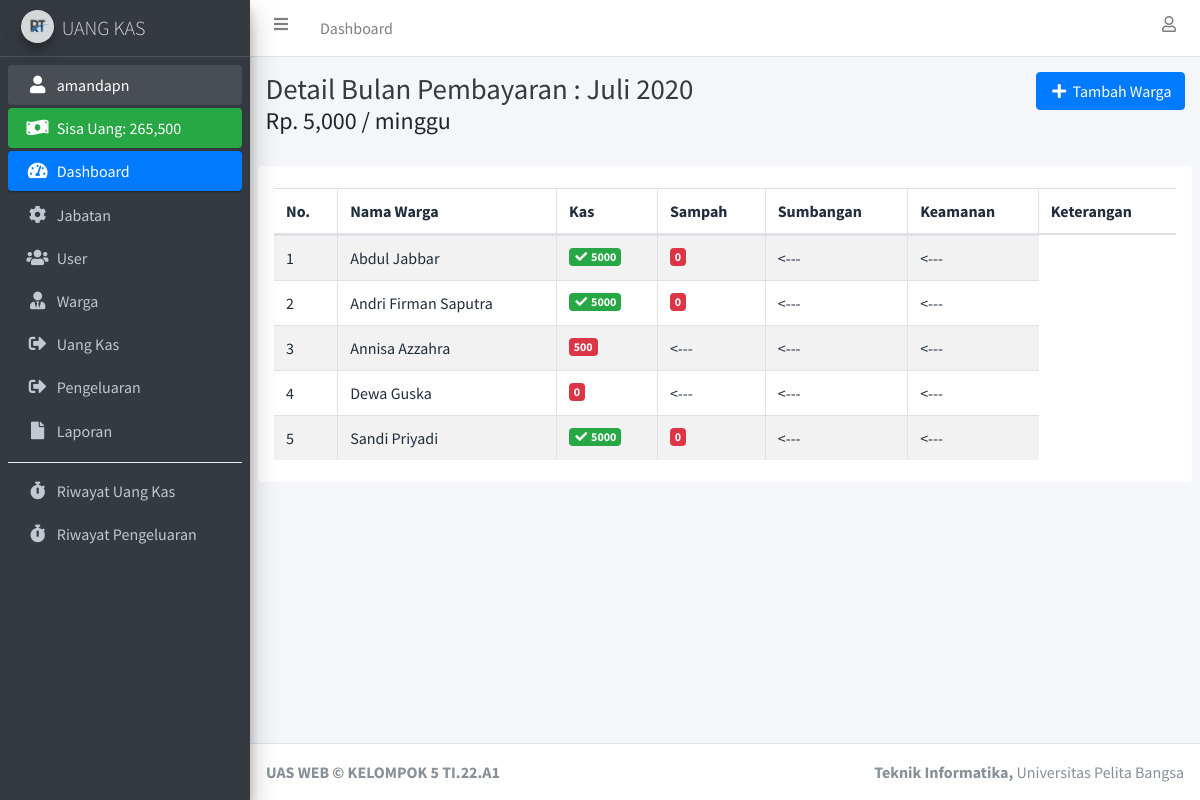
Page /detail_bulan_pembayaran.php?id_bulan_pembayaran=3 (signed in) on the committed database.
### tables this page shows
CREATE TABLE `user` (
  `id_user` int(11) NOT NULL,
  `nama_lengkap` varchar(100) NOT NULL,
  `username` varchar(100) NOT NULL,
  `password` varchar(255) NOT NULL,
  `id_jabatan` int(11) NOT NULL
);

CREATE TABLE `bulan_pembayaran` (
  `id_bulan_pembayaran` int(11) NOT NULL,
  `nama_bulan` enum('januari','februari','maret','april','mei','juni','juli','agustus','september','oktober','november','desember') NOT NULL,
  `tahun` int(4) NOT NULL,
  `pembayaran_perminggu` int(11) NOT NULL
);

CREATE TABLE `uang_kas` (
  `id_uang_kas` int(11) NOT NULL,
  `id_warga` int(11) NOT NULL,
  `id_bulan_pembayaran` int(11) NOT NULL,
  `jenis_iuran` enum('kas','sampah','sumbangan','keamanan') NOT NULL,
  `minggu_ke_1` int(11) DEFAULT NULL,
  `minggu_ke_2` int(11) DEFAULT NULL,
  `minggu_ke_3` int(11) DEFAULT NULL,
  `minggu_ke_4` int(11) DEFAULT NULL,
  `keterangan` varchar(300) NOT NULL
);

CREATE TABLE `warga` (
  `id_warga` int(11) NOT NULL,
  `nik` int(100) NOT NULL,
  `nama_warga` varchar(100) NOT NULL,
  `jenis_kelamin` enum('pria','wanita') NOT NULL,
  `no_telepon` varchar(25) NOT NULL,
  `email` varchar(255) NOT NULL,
  `alamat` varchar(100) NOT NULL,
  `status` varchar(20) NOT NULL
);

### connection.php (called while the page is built, shortened)
<?php
	$host		= "localhost";
	$username	= "root";
	$password	= "";
	$database	= "db_kas_rt";
	$conn 		= mysqli_connect($host, $username, $password, $database);
if (isset($_SESSION['id_user'])) {
	function dataUser() {
		global $conn;
		$id_user = $_SESSION['id_user'];
		return mysqli_fetch_assoc(mysqli_query($conn, "SELECT * FROM user INNER JOIN jabatan ON user.id_jabatan = jabatan.id_jabatan WHERE id_user = '$id_user'"));
	}
}

### detail_bulan_pembayaran.php (the view, shortened to what this page needs)
<?php
  require 'connection.php';
  $id_bulan_pembayaran = $_GET['id_bulan_pembayaran'];
  $detail_bulan_pembayaran = mysqli_fetch_assoc(mysqli_query($conn, "SELECT * FROM bulan_pembayaran WHERE id_bulan_pembayaran = '$id_bulan_pembayaran'"));
  $uang_kas = mysqli_query($conn, "SELECT * FROM uang_kas INNER JOIN warga ON uang_kas.id_warga = warga.id_warga INNER JOIN bulan_pembayaran ON uang_kas.id_bulan_pembayaran = bulan_pembayaran.id_bulan_pembayaran WHERE uang_kas.id_bulan_pembayaran = '$id_bulan_pembayaran' ORDER BY nama_warga ASC");
?>
<!DOCTYPE html>
<html>
<head>
  <?php include 'include/css.php'; ?>
</head>
<body class="hold-transition sidebar-mini layout-fixed">
<div class="wrapper">
  <?php include 'include/navbar.php'; ?>
  <?php include 'include/sidebar.php'; ?>
  <div class="content-wrapper">
    <div class="content-header">
      <div class="container-fluid">
        <div class="row mb-2">
          <div class="col-sm">
            <h1 class="m-0 text-dark">Detail Bulan Pembayaran : <?= ucwords($detail_bulan_pembayaran['nama_bulan']); ?> <?= $detail_bulan_pembayaran['tahun']; ?></h1>
            <h4>Rp. <?= number_format($detail_bulan_pembayaran['pembayaran_perminggu']); ?> / minggu</h4>
          </div>
          <div class="col-sm text-right">
            <?php if ($_SESSION['id_jabatan'] !== '3'): ?>
              <button type="button" class="btn btn-primary" data-toggle="modal" data-target="#tambahWargaModal"><i class="fas fa-fw fa-plus"></i> Tambah Warga</button>
            <?php endif ?>
          </div>
        </div>
      </div>
    </div>
    <section class="content">
      <div class="container-fluid bg-white p-3 rounded">
        <div class="table-responsive">
          <table class="table table-hover table-striped table-bordered" id="table_id">
            <thead>
              <tr>
                <th>No.</th>
                <th>Nama Warga</th>
                <th>Kas</th>
                <th>Sampah</th>
                <th>Sumbangan</th>
                <th>Keamanan</th>
                <th>Keterangan</th>
              </tr>
            </thead>
            <tbody>
              <?php $i = 1; ?>
              <?php foreach ($uang_kas as $duk): ?>
                <?php if ($_SESSION['id_jabatan'] == '3'): ?>
                  <div class="form-group">
                  <tr>
                    <td><?= $i++; ?></td>
                    <td><?= ucwords(htmlspecialchars_decode($duk['nama_warga'])); ?></td>
                    <?php if ($duk['minggu_ke_1'] == $duk['pembayaran_perminggu']): ?>
                      <td class="text-success"><?= number_format($duk['minggu_ke_1']); ?></td>
                    <?php else: ?>
                      <td class="text-danger"><?= number_format($duk['minggu_ke_1']); ?></td>
                    <?php endif ?>
                    <?php if ($duk['minggu_ke_2'] == $duk['pembayaran_perminggu']): ?>
                      <td class="text-success"><?= number_format($duk['minggu_ke_2']); ?></td>
                    <?php else: ?>
                      <td class="text-danger"><?= number_format($duk['minggu_ke_2']); ?></td>
                    <?php endif ?>
                    <?php if ($duk['minggu_ke_3'] == $duk['pembayaran_perminggu']): ?>
                      <td class="text-success"><?= number_format($duk['minggu_ke_3']); ?></td>
                    <?php else: ?>
                      <td class="text-danger"><?= number_format($duk['minggu_ke_3']); ?></td>
                    <?php endif ?>
                    <?php if ($duk['minggu_ke_4'] == $duk['pembayaran_perminggu']): ?>
                      <td class="text-success"><?= number_format($duk['minggu_ke_4']); ?></td>
                    <?php else: ?>
                      <td class="text-danger"><?= number_format($duk['minggu_ke_4']); ?></td>
                    <?php endif ?>
                  </tr>
                  </div>
                  <?php else: ?>
                  <tr>
                    <td><?= $i++; ?></td>
                    <td><?= $duk['nama_warga']; ?></td>
                    <?php if ($duk['minggu_ke_1'] == $duk['pembayaran_perminggu']): ?>
                      <?php if ($duk['minggu_ke_2'] == $duk['pembayaran_perminggu']): ?>
                        <td>
                          <button type="button" class="badge badge-success" data-container="body" data-toggle="popover" data-placement="top" data-content="Tidak bisa mengubah minggu ke 1, kalau minggu ke 2 dan seterusnya sudah lunas, jika ingin mengubah, ubahlah minggu ke 2 atau ke 3 atau ke 4 terlebih dahulu menjadi 0.">
                            <i class="fas fa-fw fa-check"></i> 5000
                          </button>
                      </td>
                      <?php else: ?>
                        <td><a href="" data-toggle="modal" data-target="#editMingguKe1<?= $duk['id_uang_kas']; ?>" class="badge badge-success"><i class="fas fa-fw fa-check"></i> 5000</a></td>
                      <?php endif ?>
                    <?php else: ?>
                      <td><a href="" data-toggle="modal" data-target="#editMingguKe1<?= $duk['id_uang_kas']; ?>" class="badge badge-danger"><?= number_format($duk['minggu_ke_1']); ?></a></td>
                    <?php endif ?>
                    <?php if ($duk['minggu_ke_1'] !== $duk['pembayaran_perminggu']): ?>
                      <td><---</td>
                      <td><---</td>
                      <td><---</td>
                    <?php else: ?>
                      <?php if ($duk['minggu_ke_2'] == $duk['pembayaran_perminggu']): ?>
                      <?php if ($duk['minggu_ke_3'] !== "0"): ?>
                        <td><button type="button" class="badge badge-success" data-container="body" data-toggle="popover" data-placement="top" data-content="Tidak bisa mengubah minggu ke 2, jika minggu ke 3 dan seterusnya sudah lunas, jika ingin mengubah, ubahlah minggu ke 3 atau ke 4 terlebih dahulu menjadi 0."><i class="fas fa-fw fa-check"></i> 5000</button></td>
                      <?php else: ?>
                        <td><a href="" data-toggle="modal" data-target="#editMingguKe2<?= $duk['id_uang_kas']; ?>" class="badge badge-success"><i class="fas fa-fw fa-check"></i> 5000</a></td>
                      <?php endif ?>
                      <?php else: ?>
                        <td><a href="" data-toggle="modal" data-target="#editMingguKe2<?= $duk['id_uang_kas']; ?>" class="badge badge-danger"><?= number_format($duk['minggu_ke_2']); ?></a></td>
                      <?php endif ?>
                      <?php if ($duk['minggu_ke_2'] !== $duk['pembayaran_perminggu']): ?>
                        <td><---</td>
                        <td><---</td>
                      <?php endif ?>
                    <?php endif ?>
                  </tr>
                <?php endif ?>
              <?php endforeach ?>
            </tbody>
          </table>
        </div>
      </div>
    </section>
  </div>
  <?php
  require 'footer.php';
  ?>
</div>
</body>
</html>

### include/sidebar.php
<?php
  $dataUser = dataUser();
  $jml_pengeluaran = mysqli_fetch_assoc(mysqli_query($conn, "SELECT sum(jumlah_pengeluaran) as jml_pengeluaran FROM pengeluaran"));
  $jml_pengeluaran = $jml_pengeluaran['jml_pengeluaran'];
  $jml_uang_kas = mysqli_fetch_assoc(mysqli_query($conn, "SELECT sum(minggu_ke_1 + minggu_ke_2 + minggu_ke_3 + minggu_ke_4) as jml_uang_kas FROM uang_kas"));
  $jml_uang_kas = $jml_uang_kas['jml_uang_kas'];
?>
<aside class="main-sidebar sidebar-dark-primary elevation-4">
  <a href="index.php" class="brand-link">
    <img src="assets/img/img_properties/logo1.jpg" alt="AdminLTE Logo" class="brand-image img-circle elevation-3" style="opacity: .8">
    <span class="brand-text font-weight-light">UANG KAS</span>
  </a>
  <div class="sidebar">
    <nav class="mt-2">
      <ul class="nav nav-pills nav-sidebar flex-column" data-widget="treeview" role="menu" data-accordion="false">
        <li class="nav-item has-treeview menu-open">
          <a href="profile.php" class="nav-link"><i class="nav-icon fas fa-fw fa-user"></i> <p><?= $dataUser['username']; ?></p></a>
        </li>
        <li class="nav-item">
          <div class="bg-success nav-link text-white">
            <i class="nav-icon fas fa-money-bill-wave"></i>
            <p>
              Sisa Uang: <?= number_format($jml_uang_kas - $jml_pengeluaran); ?>
            </p>
          </div>
        </li>
        <li class="nav-item has-treeview menu-open">
          <a href="index.php" class="nav-link active">
            <i class="nav-icon fas fa-tachometer-alt"></i>
            <p>
              Dashboard
            </p>
          </a>
        </li>
        <?php if ($dataUser['id_jabatan'] == '1'): ?>
          <li class="nav-item">
            <a href="jabatan.php" class="nav-link">
              <i class="nav-icon fas fa-cog"></i>
              <p>
                Jabatan
              </p>
            </a>
          </li>
          <li class="nav-item">
            <a href="user.php" class="nav-link">
              <i class="nav-icon fas fa-users"></i>
              <p>
                User
              </p>
            </a>
          </li>
        <?php endif ?>
        <li class="nav-item">
          <a href="warga.php" class="nav-link">
            <i class="fas fa-user-tie nav-icon"></i>
            <p>Warga</p>
          </a>
        </li>
        <li class="nav-item">
          <a href="uang_kas.php" class="nav-link">
            <i class="fas fa-sign-out-alt nav-icon"></i>
            <p>Uang Kas</p>
          </a>
        </li>
        <li class="nav-item">
          <a href="pengeluaran.php" class="nav-link">
            <i class="fas fa-sign-out-alt nav-icon"></i>
            <p>Pengeluaran</p>
          </a>
        </li>
        <li class="nav-item">
          <a href="laporan.php" class="nav-link">
            <i class="fas fa-file nav-icon"></i>
            <p>Laporan</p>
          </a>
        </li>
        <div class="dropdown-divider"></div>
        <li class="nav-item">
          <a href="riwayat.php" class="nav-link">
            <i class="fas fa-stopwatch nav-icon"></i>
            <p>Riwayat Uang Kas</p>
          </a>
        </li>
        <li class="nav-item">
          <a href="riwayat_pengeluaran.php" class="nav-link">
            <i class="fas fa-stopwatch nav-icon"></i>
            <p>Riwayat Pengeluaran</p>
          </a>
        </li>
      </ul>
    </nav>
  </div>
</aside>

### rows in the picture
user: username "amandapn"
bulan_pembayaran: nama_bulan "Juli", tahun "2020", pembayaran_perminggu "5,000"
uang_kas: id_warga.nama_warga "Abdul Jabbar", minggu_ke_2 "0"
uang_kas: id_warga.nama_warga "Andri Firman Saputra", minggu_ke_2 "0"
uang_kas: id_warga.nama_warga "Annisa Azzahra", minggu_ke_1 "500"
uang_kas: id_warga.nama_warga "Dewa Guska", minggu_ke_1 "0"
uang_kas: id_warga.nama_warga "Sandi Priyadi", minggu_ke_2 "0"

### other values in the picture
$jml_uang_kas - $jml_pengeluaran "265,500"
